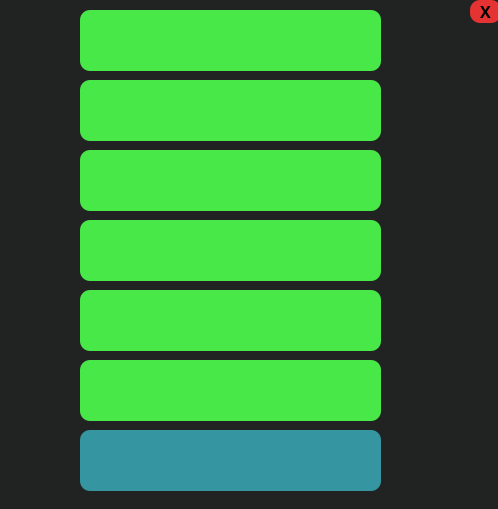
<?xml version="1.0" encoding="UTF-8"?>
<ui version="4.0">
 <class>Dialog</class>
 <widget class="QDialog" name="Dialog">
  <property name="geometry">
   <rect>
    <x>0</x>
    <y>0</y>
    <width>498</width>
    <height>509</height>
   </rect>
  </property>
  <property name="windowTitle">
   <string>Dialog</string>
  </property>
  <property name="styleSheet">
   <string notr="true">QPushButton{
	border:none;
	background-color: #e53232;
	border-radius:10px;
}

QPushButton:hover{
 	background-color:white;

}

*{
background-color:#212323;
}</string>
  </property>
  <widget class="QPushButton" name="cerrar">
   <property name="geometry">
    <rect>
     <x>470</x>
     <y>0</y>
     <width>31</width>
     <height>23</height>
    </rect>
   </property>
   <property name="font">
    <font>
     <family>Century Gothic</family>
     <pointsize>12</pointsize>
     <weight>75</weight>
     <bold>true</bold>
    </font>
   </property>
   <property name="text">
    <string>X</string>
   </property>
   <property name="checkable">
    <bool>false</bool>
   </property>
  </widget>
  <widget class="QWidget" name="widget" native="true">
   <property name="geometry">
    <rect>
     <x>50</x>
     <y>10</y>
     <width>391</width>
     <height>481</height>
    </rect>
   </property>
   <property name="styleSheet">
    <string notr="true">*{	
	font-family: &quot;Century Gothic&quot;;
	color:white ;
	border-radius:10px;
}


QLabel{
	background-color:#48e848;
}</string>
   </property>
   <widget class="QLabel" name="porc1">
    <property name="geometry">
     <rect>
      <x>30</x>
      <y>0</y>
      <width>301</width>
      <height>61</height>
     </rect>
    </property>
    <property name="font">
     <font>
      <family>Century Gothic</family>
      <pointsize>12</pointsize>
      <weight>75</weight>
      <bold>true</bold>
     </font>
    </property>
    <property name="text">
     <string/>
    </property>
   </widget>
   <widget class="QLabel" name="porc2">
    <property name="geometry">
     <rect>
      <x>30</x>
      <y>70</y>
      <width>301</width>
      <height>61</height>
     </rect>
    </property>
    <property name="font">
     <font>
      <family>Century Gothic</family>
      <pointsize>12</pointsize>
      <weight>75</weight>
      <bold>true</bold>
     </font>
    </property>
    <property name="text">
     <string/>
    </property>
   </widget>
   <widget class="QLabel" name="porc3">
    <property name="geometry">
     <rect>
      <x>30</x>
      <y>140</y>
      <width>301</width>
      <height>61</height>
     </rect>
    </property>
    <property name="font">
     <font>
      <family>Century Gothic</family>
      <pointsize>12</pointsize>
      <weight>75</weight>
      <bold>true</bold>
     </font>
    </property>
    <property name="text">
     <string/>
    </property>
   </widget>
   <widget class="QLabel" name="porc4">
    <property name="geometry">
     <rect>
      <x>30</x>
      <y>210</y>
      <width>301</width>
      <height>61</height>
     </rect>
    </property>
    <property name="font">
     <font>
      <family>Century Gothic</family>
      <pointsize>12</pointsize>
      <weight>75</weight>
      <bold>true</bold>
     </font>
    </property>
    <property name="text">
     <string/>
    </property>
   </widget>
   <widget class="QLabel" name="porc5">
    <property name="geometry">
     <rect>
      <x>30</x>
      <y>280</y>
      <width>301</width>
      <height>61</height>
     </rect>
    </property>
    <property name="font">
     <font>
      <family>Century Gothic</family>
      <pointsize>12</pointsize>
      <weight>75</weight>
      <bold>true</bold>
     </font>
    </property>
    <property name="text">
     <string/>
    </property>
   </widget>
   <widget class="QLabel" name="porc6">
    <property name="geometry">
     <rect>
      <x>30</x>
      <y>350</y>
      <width>301</width>
      <height>61</height>
     </rect>
    </property>
    <property name="font">
     <font>
      <family>Century Gothic</family>
      <pointsize>12</pointsize>
      <weight>75</weight>
      <bold>true</bold>
     </font>
    </property>
    <property name="text">
     <string/>
    </property>
   </widget>
   <widget class="QLabel" name="total">
    <property name="geometry">
     <rect>
      <x>30</x>
      <y>420</y>
      <width>301</width>
      <height>61</height>
     </rect>
    </property>
    <property name="font">
     <font>
      <family>Century Gothic</family>
      <pointsize>12</pointsize>
      <weight>75</weight>
      <bold>true</bold>
     </font>
    </property>
    <property name="styleSheet">
     <string notr="true">background-color:#3595a0;</string>
    </property>
    <property name="text">
     <string/>
    </property>
   </widget>
  </widget>
 </widget>
 <resources/>
 <connections/>
</ui>
